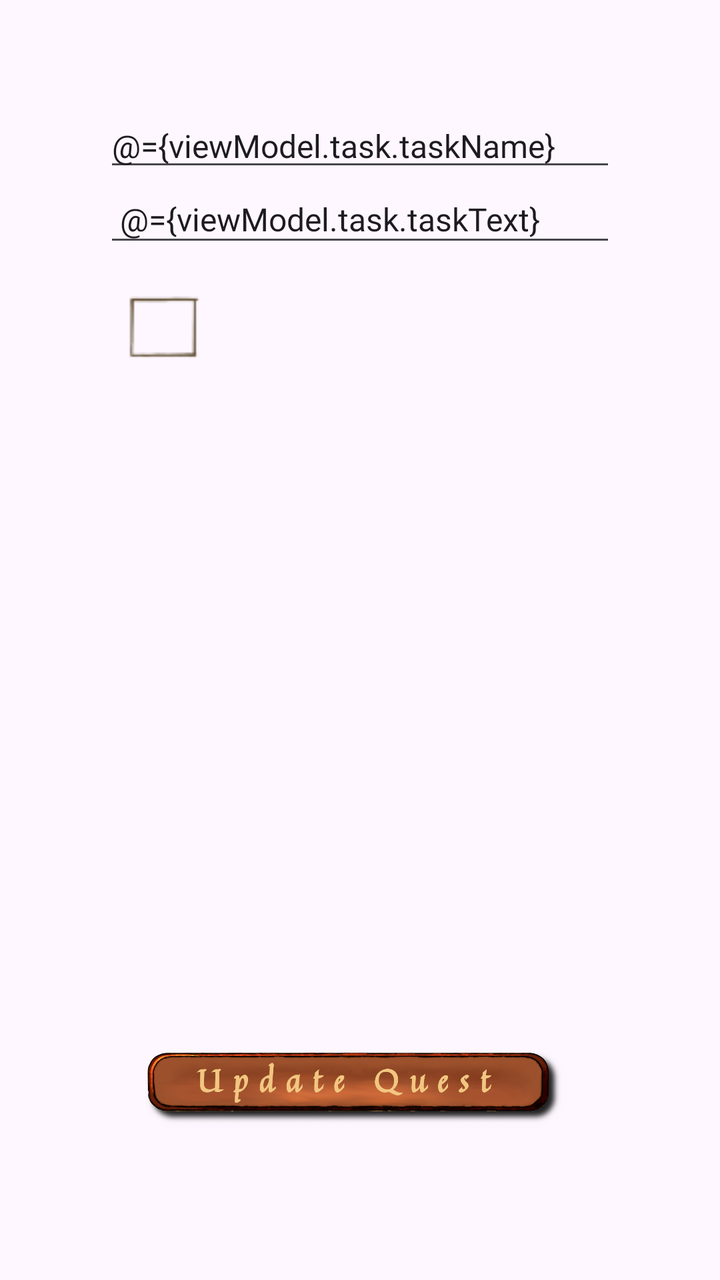
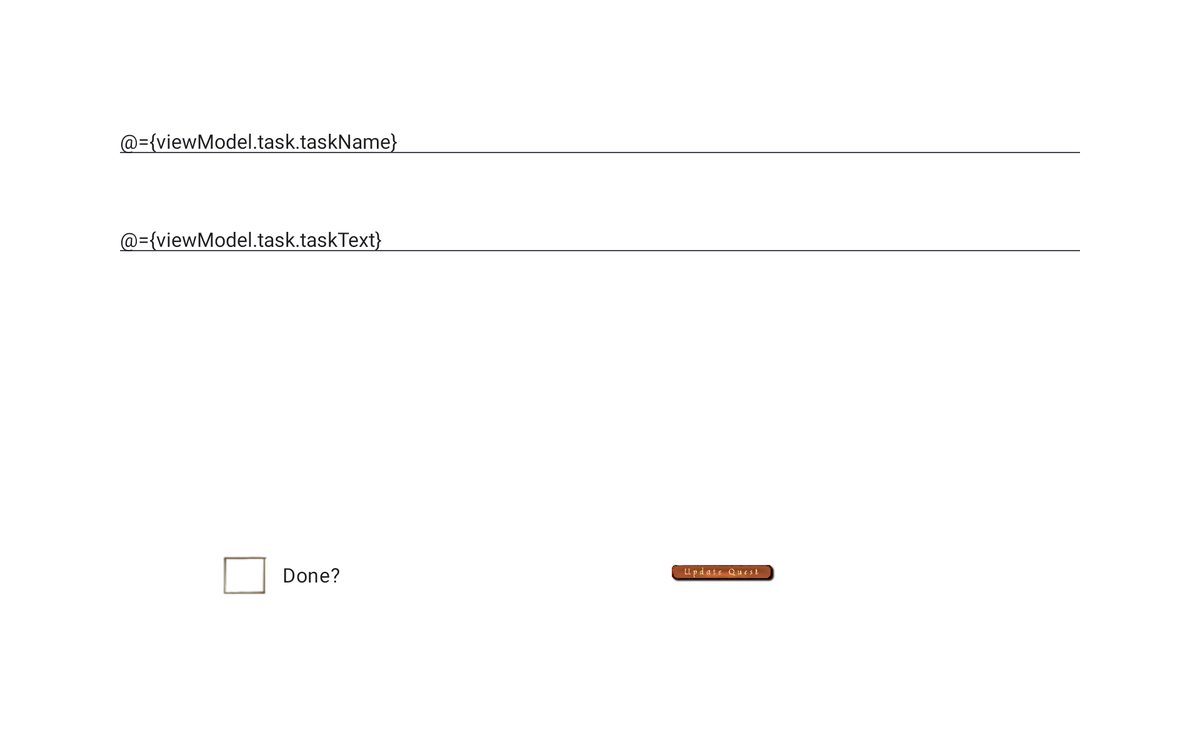

Two renders of one Android screen. The first uses the default layout on a phone; the second uses the alternative layout the repository ships for a different screen configuration, on a matching device. The two XML files are below.
<!-- AndroidManifest.xml: application theme Theme.QuestLog -->
<!-- res/layout/fragment_edit_task.xml -->
<?xml version="1.0" encoding="utf-8"?>
<layout
    xmlns:android="http://schemas.android.com/apk/res/android"
    xmlns:app="http://schemas.android.com/apk/res-auto"
    xmlns:tools="http://schemas.android.com/tools"
    tools:context=".EditTaskFragment">

    <data>
        <variable
            name="viewModel"
            type="com.example.questlog.EditTaskViewModel" />
    </data>

    <androidx.constraintlayout.widget.ConstraintLayout
        android:layout_width="match_parent"
        android:layout_height="match_parent"
        android:padding="16dp"
        android:layout_margin="16dp"
        android:orientation="vertical"
        android:background="@drawable/background_3">

        <ScrollView
            android:id="@+id/scrollView"
            android:layout_width="0dp"
            android:layout_height="0dp"
            android:padding="20dp"
            android:fillViewport="true"
            app:layout_constraintTop_toTopOf="parent"
            app:layout_constraintBottom_toTopOf="@+id/buttonsLayout"
            app:layout_constraintStart_toStartOf="parent"
            app:layout_constraintEnd_toEndOf="parent">

            <LinearLayout
                android:layout_width="match_parent"
                android:layout_height="wrap_content"
                android:orientation="vertical">

                <EditText
                    android:id="@+id/task_name"
                    android:layout_width="match_parent"
                    android:layout_height="wrap_content"
                    android:textSize="16sp"
                    android:fontFamily="@font/kurale_regular"
                    android:inputType="text"
                    android:text="@={viewModel.task.taskName}"/>

                <EditText
                    android:id="@+id/task_text"
                    android:layout_width="match_parent"
                    android:layout_height="wrap_content"
                    android:textSize="16sp"
                    android:fontFamily="@font/kurale_regular"
                    android:padding="8dp"
                    android:text="@={viewModel.task.taskText}"
                    android:scrollbars="vertical"
                    android:overScrollMode="ifContentScrolls"/>

                <CheckBox
                    android:id="@+id/task_done"
                    android:layout_width="50dp"
                    android:layout_height="50dp"
                    android:layout_margin="10dp"
                    android:textSize="16sp"
                    android:fontFamily="@font/kurale_regular"
                    android:padding="8dp"
                    android:button="@drawable/checkbox_image_selector"
                    android:buttonTint="@null"
                    app:buttonTint="@null"
                    android:text="@string/checkbox_text"
                    android:checked="@={viewModel.task.taskDone}"/>

            </LinearLayout>
        </ScrollView>

        <LinearLayout
            android:id="@+id/buttonsLayout"
            android:layout_width="0dp"
            android:layout_height="wrap_content"
            android:padding="20dp"
            android:orientation="horizontal"
            android:gravity="center"
            android:layout_marginTop="8dp"
            app:layout_constraintBottom_toBottomOf="parent"
            app:layout_constraintStart_toStartOf="parent"
            app:layout_constraintEnd_toEndOf="parent">

            <ImageButton
                android:id="@+id/update_button"
                android:layout_width="match_parent"
                android:layout_height="wrap_content"
                android:layout_margin="20dp"
                android:layout_gravity="center"
                android:src="@drawable/edit_button_selector"
                android:adjustViewBounds="true"
                android:scaleType="fitCenter"
                android:background="?attr/selectableItemBackgroundBorderless"
                android:stateListAnimator="@animator/scale_press"
                android:onClick="@{() -> viewModel.updateTask()}"/>
/>
        </LinearLayout>

    </androidx.constraintlayout.widget.ConstraintLayout>
</layout>
<!-- resources referenced by this layout -->
<resources>
  <!-- drawable checkbox_image_selector (drawable) -->
  <selector xmlns:android="http://schemas.android.com/apk/res/android">
  
      
      <item
          android:state_checked="true"
          android:drawable="@drawable/checkbox_checked"/>
  
      
      <item
          android:drawable="@drawable/checkbox_unchecked"/>
  
  </selector>
  <!-- drawable edit_button_selector (drawable) -->
  <?xml version="1.0" encoding="utf-8"?>
  <selector xmlns:android="http://schemas.android.com/apk/res/android">
  
      
      <item
          android:state_pressed="true"
          android:drawable="@drawable/update_button_pressed" />
  
      
      <item
          android:drawable="@drawable/update_button_normal" />
  
  </selector>
  <string name="checkbox_text">Done?</string>
  <style name="Theme.QuestLog" parent="Base.Theme.QuestLog" />
  <!-- drawable checkbox_checked: png bitmap (drawable, 1352 bytes) -->
  <!-- drawable checkbox_unchecked: png bitmap (drawable, 709 bytes) -->
  <!-- drawable update_button_pressed: png bitmap (drawable, 164931 bytes) -->
  <!-- drawable update_button_normal: png bitmap (drawable, 184629 bytes) -->
  <style name="Base.Theme.QuestLog" parent="Theme.Material3.DayNight.NoActionBar">
          
          
      </style>
</resources>
<!-- res/layout-sw600dp-land/fragment_edit_task.xml (the repository's variant of the layout above) -->
<!-- drawn on a 7-inch tablet turned sideways -->
<?xml version="1.0" encoding="utf-8"?>
<layout
    xmlns:android="http://schemas.android.com/apk/res/android"
    xmlns:app="http://schemas.android.com/apk/res-auto"
    xmlns:tools="http://schemas.android.com/tools"
    tools:context=".EditTaskFragment">

    <data>
        <variable
            name="viewModel"
            type="com.example.questlog.EditTaskViewModel" />
    </data>

    <androidx.constraintlayout.widget.ConstraintLayout
        android:layout_width="match_parent"
        android:layout_height="match_parent"
        android:padding="16dp"
        android:layout_margin="16dp"
        android:orientation="vertical"
        android:background="@drawable/background_3_land">

        <ScrollView
            android:id="@+id/scrollView"
            android:layout_width="0dp"
            android:layout_height="0dp"
            android:padding="20dp"
            android:fillViewport="true"
            app:layout_constraintTop_toTopOf="parent"
            app:layout_constraintBottom_toTopOf="@+id/buttonsLayout"
            app:layout_constraintStart_toStartOf="parent"
            app:layout_constraintEnd_toEndOf="parent">

            <LinearLayout
                android:layout_width="match_parent"
                android:layout_height="wrap_content"
                android:orientation="vertical">

                <EditText
                    android:id="@+id/task_name"
                    android:layout_width="match_parent"
                    android:layout_height="wrap_content"
                    android:layout_margin="40dp"
                    android:textSize="16sp"
                    android:fontFamily="@font/kurale_regular"
                    android:inputType="text"
                    android:text="@={viewModel.task.taskName}"/>

                <EditText
                    android:id="@+id/task_text"
                    android:layout_width="match_parent"
                    android:layout_height="wrap_content"
                    android:layout_marginStart="40dp"
                    android:layout_marginEnd="40dp"
                    android:textSize="16sp"
                    android:fontFamily="@font/kurale_regular"
                    android:text="@={viewModel.task.taskText}"
                    android:scrollbars="vertical"
                    android:overScrollMode="ifContentScrolls"/>

            </LinearLayout>
        </ScrollView>

        <View
            android:layout_width="match_parent"
            android:layout_height="3dp"
            android:background="@color/divider_color"
            android:layout_marginStart="60dp"
            android:layout_marginEnd="60dp"
            app:layout_constraintBottom_toTopOf="@+id/buttonsLayout"
            app:layout_constraintStart_toStartOf="parent"
            app:layout_constraintEnd_toEndOf="parent"/>

        <LinearLayout
            android:id="@+id/buttonsLayout"
            android:layout_width="match_parent"
            android:layout_height="0dp"
            android:layout_marginStart="60dp"
            android:layout_marginEnd="60dp"
            android:padding="4dp"
            android:orientation="horizontal"
            android:gravity="center"
            android:layout_marginBottom="4dp"
            app:layout_constraintBottom_toBottomOf="parent"
            app:layout_constraintStart_toStartOf="parent"
            app:layout_constraintEnd_toEndOf="parent">

            <CheckBox
                android:id="@+id/task_done"
                android:layout_width="120dp"
                android:layout_height="120dp"
                android:layout_marginStart="80dp"
                android:layout_marginTop="40dp"
                android:layout_marginBottom="40dp"
                android:textSize="16sp"
                android:fontFamily="@font/kurale_regular"
                android:button="@drawable/checkbox_image_selector"
                android:buttonTint="@null"
                app:buttonTint="@null"
                android:text="@string/checkbox_text"
                android:checked="@={viewModel.task.taskDone}"/>

            <ImageButton
                android:id="@+id/update_button"
                android:layout_width="match_parent"
                android:layout_height="wrap_content"
                android:layout_marginStart="240dp"
                android:layout_marginEnd="240dp"
                android:layout_marginTop="40dp"
                android:layout_marginBottom="40dp"
                android:layout_gravity="center"
                android:src="@drawable/edit_button_selector"
                android:adjustViewBounds="true"
                android:scaleType="fitCenter"
                android:background="?attr/selectableItemBackgroundBorderless"
                android:stateListAnimator="@animator/scale_press"
                android:onClick="@{() -> viewModel.updateTask()}"/>
/>
        </LinearLayout>

    </androidx.constraintlayout.widget.ConstraintLayout>
</layout>
<!-- resources referenced by the variant -->
<!-- as a 7-inch tablet turned sideways resolves them -->
<resources>
  <!-- drawable checkbox_image_selector (drawable) -->
  <selector xmlns:android="http://schemas.android.com/apk/res/android">
  
      
      <item
          android:state_checked="true"
          android:drawable="@drawable/checkbox_checked"/>
  
      
      <item
          android:drawable="@drawable/checkbox_unchecked"/>
  
  </selector>
  <!-- drawable edit_button_selector (drawable) -->
  <?xml version="1.0" encoding="utf-8"?>
  <selector xmlns:android="http://schemas.android.com/apk/res/android">
  
      
      <item
          android:state_pressed="true"
          android:drawable="@drawable/update_button_pressed" />
  
      
      <item
          android:drawable="@drawable/update_button_normal" />
  
  </selector>
  <string name="checkbox_text">Done?</string>
  <!-- from res/values-land/ -->
  <style name="Theme.QuestLog" parent="Theme.Material3.DayNight.NoActionBar">
          <item name="android:windowBackground">@drawable/background_land</item>
      </style>
  <!-- drawable checkbox_checked: png bitmap (drawable, 1352 bytes) -->
  <!-- drawable checkbox_unchecked: png bitmap (drawable, 709 bytes) -->
  <!-- drawable update_button_pressed: png bitmap (drawable, 164931 bytes) -->
  <!-- drawable update_button_normal: png bitmap (drawable, 184629 bytes) -->
</resources>
